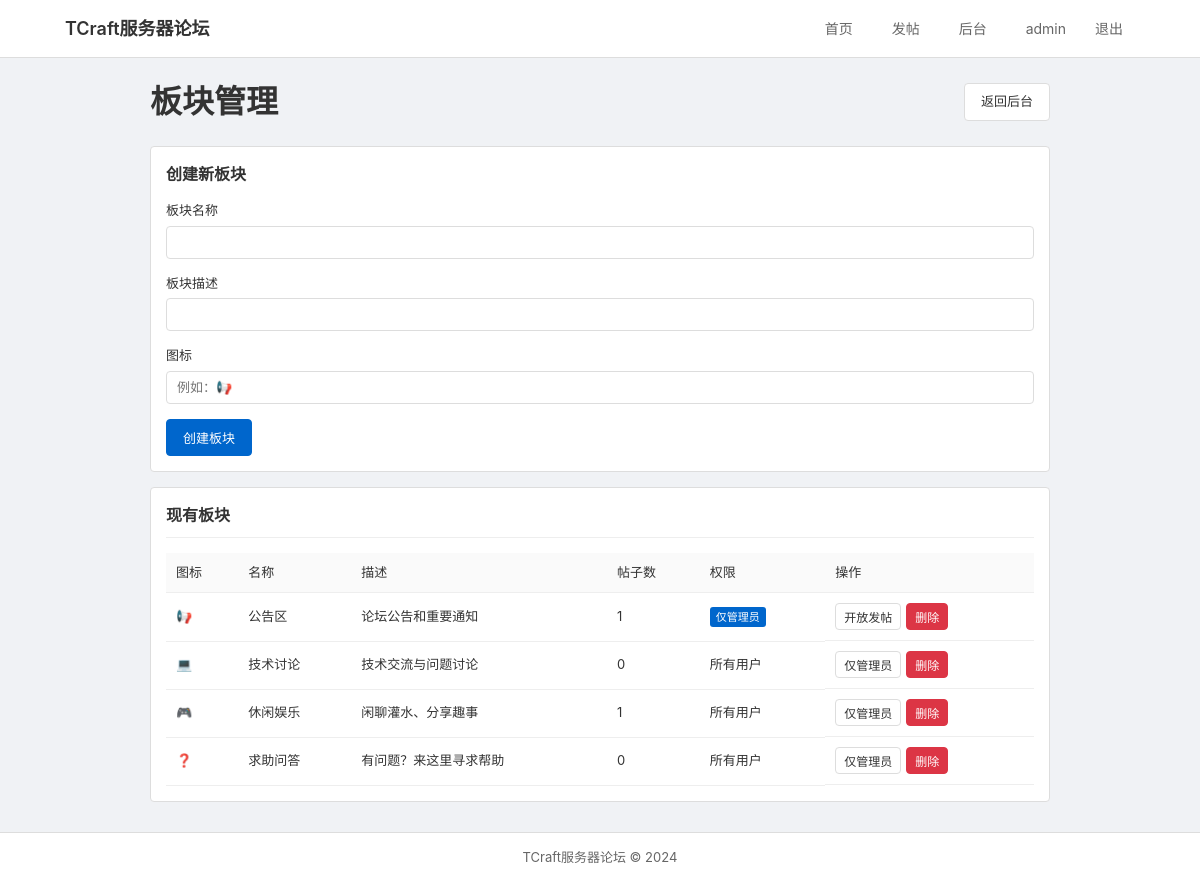
The page /forum/admin/category (signed in) on the database as committed earlier.
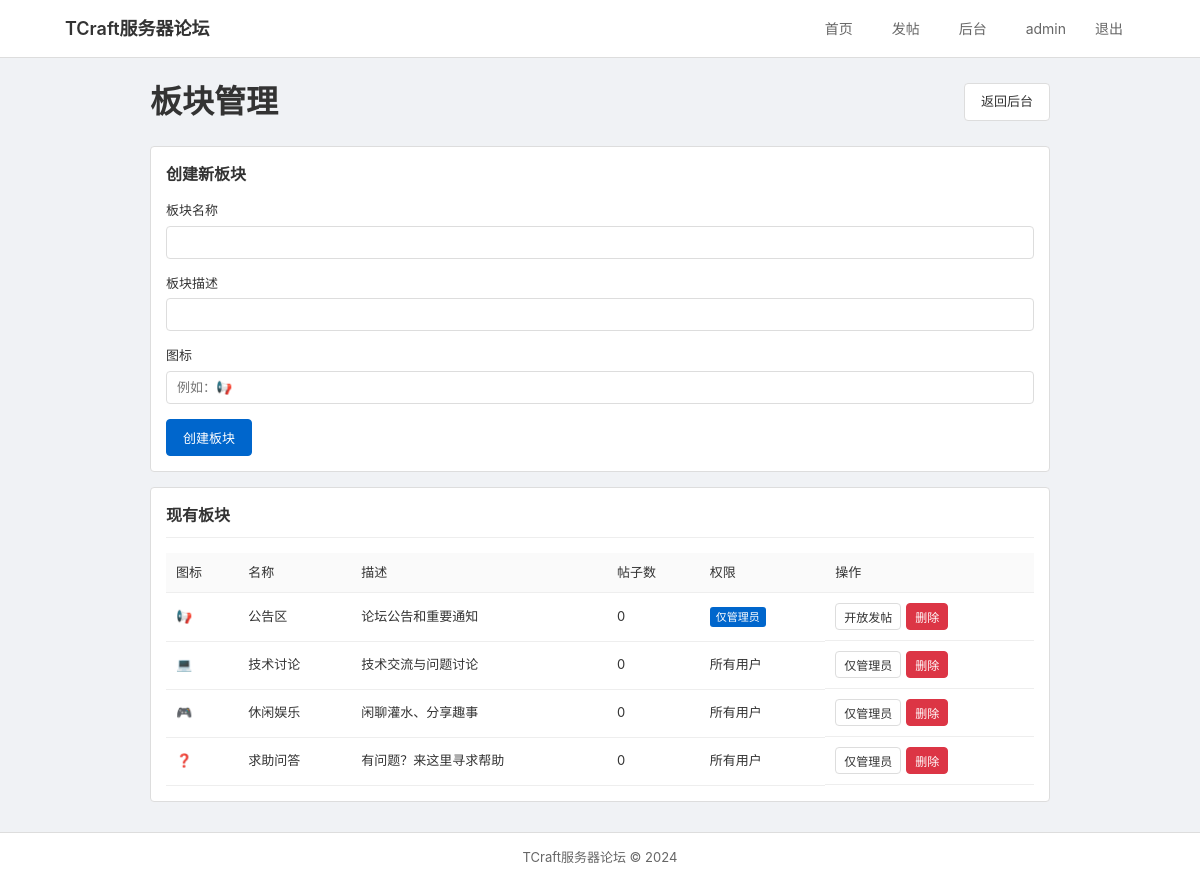
The same page on the database as committed later.
### app/models.py (models this page shows, shortened)
class Category(db.Model):
    id = db.Column(db.Integer, primary_key=True)
    name = db.Column(db.String(64), unique=True)
    description = db.Column(db.String(200))
    icon = db.Column(db.String(50))
    order = db.Column(db.Integer, default=0)
    admin_only = db.Column(db.Boolean, default=False)
    posts = db.relationship('Post', backref='category', lazy='dynamic')
    created_at = db.Column(db.DateTime, default=datetime.utcnow)
    def post_count(self):
        return self.posts.count()

### app/routes/forum.py (the view)
@forum.route('/admin/category', methods=['GET', 'POST'])
@login_required
def admin_category():
    if not current_user.is_admin:
        abort(403)
    form = CategoryForm()
    if form.validate_on_submit():
        category = Category(name=form.name.data, description=form.description.data, icon=form.icon.data)
        db.session.add(category)
        db.session.commit()
        flash('板块创建成功', 'success')
        return redirect(url_for('forum.admin_category'))
    categories = Category.query.order_by(Category.order).all()
    return render_template('forum/admin_category.html', form=form, categories=categories)

### app/forms.py
class CategoryForm(FlaskForm):
    name = StringField('板块名称', validators=[DataRequired(message='请输入板块名称'), Length(max=64)])
    description = StringField('板块描述', validators=[Length(max=200)])
    icon = StringField('图标', validators=[Length(max=50)])
    submit = SubmitField('创建板块')

### app/__init__.py (called while the page is built)
def create_app(config_class=Config):
    app = Flask(__name__)
    app.config.from_object(config_class)
    db.init_app(app)
    login_manager.init_app(app)
    csrf.init_app(app)
    from app.models import User
    @login_manager.user_loader
    def load_user(id):
        return User.query.get(int(id))
    from app.routes.auth import auth as auth_blueprint
    app.register_blueprint(auth_blueprint, url_prefix='/auth')
    from app.routes.main import main as main_blueprint
    app.register_blueprint(main_blueprint)
    from app.routes.forum import forum as forum_blueprint
    app.register_blueprint(forum_blueprint, url_prefix='/forum')
    with app.app_context():
        db.create_all()
    return app

### app/templates/forum/admin_category.html (shortened to what this page needs)
{% extends "base.html" %}
{% block content %}
<div class="admin-container">
    <div style="display: flex; justify-content: space-between; align-items: center; margin-bottom: 20px;">
        <h1>板块管理</h1>
        <a href="{{ url_for('forum.admin') }}" class="btn">返回后台</a>
    </div>
    <div class="admin-form">
        <h2>创建新板块</h2>
        <form method="POST" action="">
            <div class="form-group">
                {{ form.name.label }}
                {{ form.name(class="form-control") }}
            </div>
            <div class="form-group">
                {{ form.description.label }}
                {{ form.description(class="form-control") }}
            </div>
            <div class="form-group">
                {{ form.icon.label }}
                {{ form.icon(class="form-control", placeholder="例如：📢") }}
            </div>
            {{ form.submit(class="btn btn-primary") }}
        </form>
    </div>
    <div class="admin-section">
        <h2>现有板块</h2>
        <table class="admin-table">
            <thead>
                <tr>
                    <th>图标</th>
                    <th>名称</th>
                    <th>描述</th>
                    <th>帖子数</th>
                    <th>权限</th>
                    <th>操作</th>
                </tr>
            </thead>
            <tbody>
                {% for category in categories %}
                <tr>
                    <td>{{ category.icon or '📁' }}</td>
                    <td>{{ category.name }}</td>
                    <td>{{ category.description or '-' }}</td>
                    <td>{{ category.post_count() }}</td>
                    <td>
                        {% if category.admin_only %}
                        <span class="badge badge-admin">仅管理员</span>
                        {% else %}
                        <span>所有用户</span>
                        {% endif %}
                    </td>
                    <td class="admin-actions">
                        <form class="delete-form" action="{{ url_for('forum.toggle_category_admin', id=category.id) }}" method="POST">
                            <button type="submit" class="btn btn-sm">{{ '开放发帖' if category.admin_only else '仅管理员' }}</button>
                        </form>
                        <form class="delete-form" action="{{ url_for('forum.delete_category', id=category.id) }}" method="POST" onsubmit="return confirm('确定要删除该板块吗？');">
                            <button type="submit" class="btn btn-sm btn-danger">删除</button>
                        </form>
                    </td>
                </tr>
                {% endfor %}
            </tbody>
        </table>
    </div>
</div>
{% endblock %}

Rows that differ between the two databases and show on the page:
changed Category "公告区": post_count "1" → "0"
changed Category "休闲娱乐": post_count "1" → "0"
